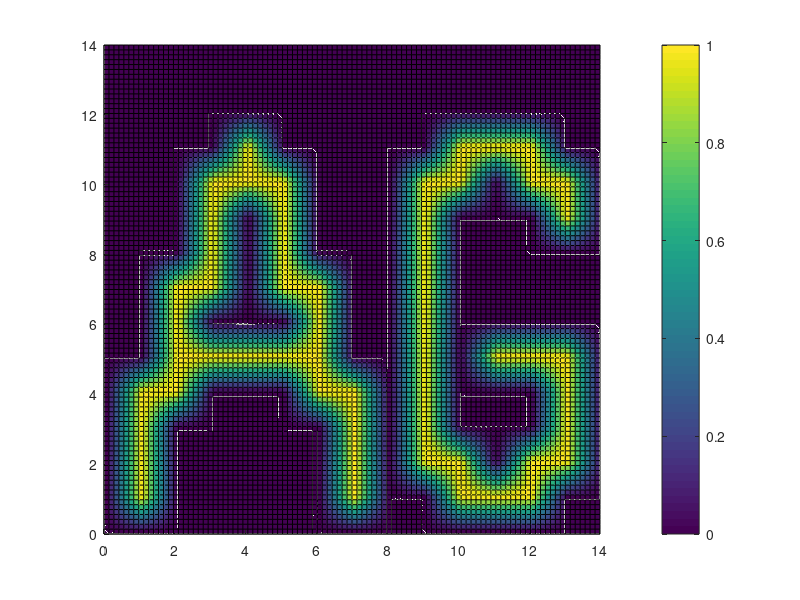

MATLAB code to generate this figure:
function spline2D_comp()
spline2Duniform()
%spline2Dmatrix()
return

function t=check_sanity(knot_vector,p)

  initial = knot_vector(1)
  kvsize = size(knot_vector,2)

  t = true
  counter = 1

  for i=1:p+1
    if (initial ~= knot_vector(i))
      t = false
      return
    end
  end


  for i=p+2:kvsize-p-1
    if (initial == knot_vector(i))
      counter = counter + 1
      if (counter > p)
        t = false  
        return
      end
    else
      initial = knot_vector(i)
      counter = 1
    end
  end

  initial = knot_vector(kvsize)

  for i=kvsize-p:kvsize
    if (initial ~= knot_vector(i))
      t = false
      return
    end
  end
  
  for i=1:kvsize-1
    if (knot_vector(i)>knot_vector(i+1))
      t = false
    end
  end

  return

end


function spline2Dmatrix()
knot_vectorx=[0 1 2]

knot_vectory=[0 1 2]

precision = 0.001

%macros
compute_nr_basis_functions = @(knot_vector,p) size(knot_vector, 2) - p - 1
mesh   = @(a,c) [a:precision*(c-a):c]

%splines in x
px = compute_p(knot_vectorx)
tx = check_sanity(knot_vectorx,px)
nrx = compute_nr_basis_functions(knot_vectorx,px)

x_begin = knot_vectorx(1)
x_end = knot_vectorx(size(knot_vectorx,2))

x=mesh(x_begin,x_end);

%splines in y
py = compute_p(knot_vectory)
ty = check_sanity(knot_vectory,py)
nry = compute_nr_basis_functions(knot_vectorx,py)

y_begin = knot_vectory(1)
y_end = knot_vectory(size(knot_vectory,2))

y=mesh(y_begin,y_end);

%X and Y coordinates of points over the 2D mesh
[X,Y]=meshgrid(x,y);

M(1:nrx*nry,1:nrx*nry)=0.0;
hold on
for i=1:nrx
  %compute values of 
  vx=compute_spline(knot_vectorx,px,i,X);
  for j=1:nry
    vy=compute_spline(knot_vectory,py,j,Y);
    spline1=vx.*vy;
    for k=1:nrx
      %compute values of 
      vx2=compute_spline(knot_vectorx,px,k,X);
      for l=1:nry
        vy2=compute_spline(knot_vectory,py,l,Y);
        spline2=vx2.*vy2;
        crossection = spline1.*spline2;
        M(i+(j-1)*nry,k+(l-1)*nry)=M(i+(j-1)*nry,k+(l-1)*nry)+norm(crossection);
      end
    end
  end
end
crossection
hold off

end

function spline2Duniform()

knot_vectorx= [0 0 1 2 3 4 5 6 7 8 9 10 11 12 13 14 14];

knot_vectory=[0 0 1 2 3 4 5 6 7 8 9 10 11 12 13 14 14];

precision = 0.01;

%macros
compute_nr_basis_functions = @(knot_vector,p) size(knot_vector, 2) - p - 1
mesh   = @(a,c) [a:precision*(c-a):c]

%splines in x
px = compute_p(knot_vectorx)
tx = check_sanity(knot_vectorx,px)
nrx = compute_nr_basis_functions(knot_vectorx,px)

x_begin = knot_vectorx(1)
x_end = knot_vectorx(size(knot_vectorx,2))

x=mesh(x_begin,x_end);

%splines in y
py = compute_p(knot_vectorx)
ty = check_sanity(knot_vectorx,py)
nry = compute_nr_basis_functions(knot_vectorx,py)

y_begin = knot_vectory(1)
y_end = knot_vectory(size(knot_vectory,2))

y=mesh(y_begin,y_end);

%X and Y coordinates of points over the 2D mesh
[X,Y]=meshgrid(x,y);

grid_size = 1/precision + 1;

sum = zeros(grid_size, grid_size);

coeff = [
  [0 0 0 0 0 0 0 0 0 0 0 0 0 0 0]
	[0 0 0 0 0 0 0 0 0 0 0 0 0 0 0]
	[0 0 0 0 0 0 0 0 0 0 0 0 0 0 0]
	[0 0 0 0 1 0 0 0 0 0 1 1 1 0 0]
	[0 0 0 1 1 1 0 0 0 1 1 0 1 1 0]
	[0 0 0 1 0 1 0 0 0 1 0 0 0 1 0]
	[0 0 0 1 0 1 0 0 0 1 0 0 0 0 0]
	[0 0 1 1 0 1 1 0 0 1 0 0 0 0 0]
	[0 0 1 0 0 0 1 0 0 1 0 0 0 0 0]
	[0 0 1 1 1 1 1 0 0 1 0 1 1 1 0]
	[0 1 1 0 0 0 1 1 0 1 0 0 0 1 0]
	[0 1 0 0 0 0 0 1 0 1 0 0 0 1 0]
	[0 1 0 0 0 0 0 1 0 1 1 0 1 1 0]
	[0 1 0 0 0 0 0 1 0 0 1 1 1 0 0]
	[0 0 0 0 0 0 0 0 0 0 0 0 0 0 0]
];

hold on
for i=1:nrx
  %compute values of 
  vx=compute_spline(knot_vectorx,px,i,X);
  for j=1:nry
    vy=compute_spline(knot_vectory,py,j,Y);
    sum = sum + coeff(nrx-j+1,i) * vx.*vy;
  end
end
surf(X, Y, sum)
colorbar
hold off

end

function spline()

knot_vector=[0 0 0  1 1 2 2 2 ]

precision = 0.0001


compute_nr_basis_functions = @(knot_vector,p) size(knot_vector, 2) - p - 1
mesh   = @(a,c) [a:precision*(c-a):c]


p = compute_p(knot_vector)
t = check_sanity(knot_vector,p)
nr = compute_nr_basis_functions(knot_vector,p)

x_begin = knot_vector(1)
x_end = knot_vector(size(knot_vector,2))


x=mesh(x_begin,x_end);


y=compute_spline(knot_vector,p,1,x);
plot(x,y)

hold on

for i=2:nr
  y=compute_spline(knot_vector,p,i,x);
  plot(x,y)
end

hold off


end


function p=compute_p(knot_vector)

  initial = knot_vector(1)
  kvsize = size(knot_vector,2)
  i=1

  while (i+1 < kvsize) && (initial == knot_vector(i+1))
    i=i+1
  end
  
  p = i-1
  
  return
end



function y=compute_spline(knot_vector,p,nr,x)
  
  fC= @(x,a,b) (x)/(b-a)-a/(b-a);
  fD= @(x,c,d) (1-x)/(d-c)+(d-1)/(d-c);
  
  
  a = knot_vector(nr);
  b = knot_vector(nr+p);
  c = knot_vector(nr+1);
  d = knot_vector(nr+p+1);

  if (p==0)
    y = 0 .* (x < a) + 1 .* (a <= x & x <= d) + 0 .* (x > d);
    return
  end
  
  lp = compute_spline(knot_vector,p-1,nr,x);
  rp = compute_spline(knot_vector,p-1,nr+1,x);
  
  if (a==b)
    y1 = 0 .* (x < a) + 1 .* (a <= x & x <= b) + 0 .* (x > b);
  else
    y1 = 0 .* (x < a) + fC(x,a,b) .* (a <= x & x <= b) + 0 .* (x > b);
  end
  
  if (c==d)
    y2 = 0 .* (x < c) + 1 .* (c < x & x <= d) + 0 .* (d < x);
  else
    y2 = 0 .* (x < c) + fD(x,c,d) .* (c < x & x <= d) + 0 .* (d < x);
  end
  
  y = lp .* y1 + rp .* y2;
  return
  
end

end